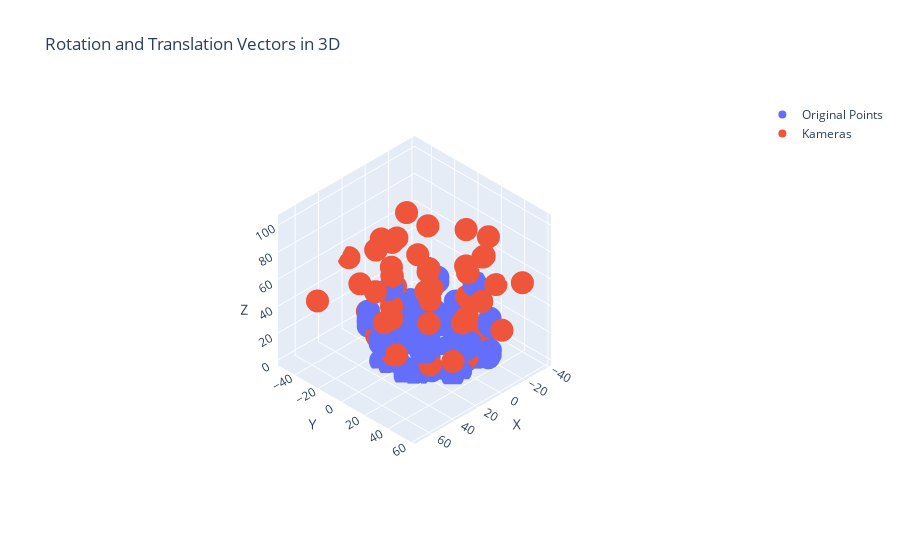

Notebook code cell kept with this figure:
### Code cell
def wolke_zeigen(coords, pictures):

    # pip install plotly

    import plotly.graph_objs as go


    coords_img = []
    for _, p in pictures.dropna().iterrows():
        rt = p[['r1', 'r2', 'r3']].to_numpy(dtype=np.float64)
        R = cv2.Rodrigues(rt)[0]
        R = np.linalg.inv(R)
        t = p[['t1', 't2', 't3']].to_numpy(dtype=np.float64).T
        t = -R@t
        coords_img.append(t)
    coords_img = np.array(coords_img)

    # Create a 3D scatter plot
    fig = go.Figure(data=[go.Scatter3d(x=coords['x'], y=coords['y'], z=coords['z'], mode='markers', name='Original Points'),
                          go.Scatter3d(x=coords_img[:, 0], y=coords_img[:, 1], z=coords_img[:, 2],
                                       mode='markers', name='Kameras')])

    # Add labels to the plot
    fig.update_layout(scene=dict(xaxis_title='X', yaxis_title='Y', zaxis_title='Z'),
                      title='Rotation and Translation Vectors in 3D')
    fig.layout.scene.camera.projection.type = "orthographic"
    fig.show()


wolke_zeigen(coords, pictures)
